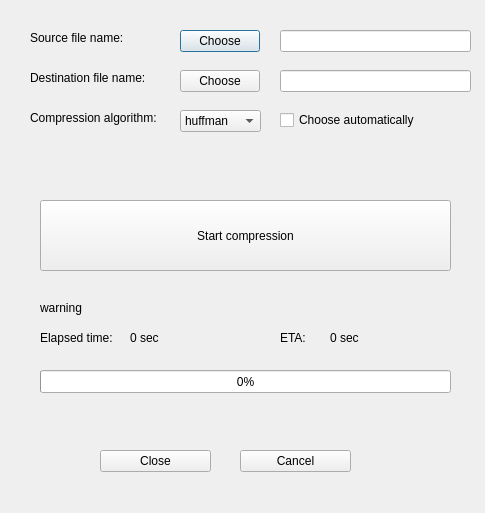
<?xml version="1.0" encoding="UTF-8"?>
<ui version="4.0">
 <class>Compress</class>
 <widget class="QDialog" name="Compress">
  <property name="geometry">
   <rect>
    <x>0</x>
    <y>0</y>
    <width>485</width>
    <height>513</height>
   </rect>
  </property>
  <property name="windowTitle">
   <string>Dialog</string>
  </property>
  <widget class="QLabel" name="label">
   <property name="geometry">
    <rect>
     <x>30</x>
     <y>30</y>
     <width>101</width>
     <height>16</height>
    </rect>
   </property>
   <property name="text">
    <string>Source file name:</string>
   </property>
  </widget>
  <widget class="QLabel" name="label_2">
   <property name="geometry">
    <rect>
     <x>30</x>
     <y>70</y>
     <width>121</width>
     <height>16</height>
    </rect>
   </property>
   <property name="text">
    <string>Destination file name:</string>
   </property>
  </widget>
  <widget class="QLabel" name="label_3">
   <property name="geometry">
    <rect>
     <x>30</x>
     <y>110</y>
     <width>141</width>
     <height>16</height>
    </rect>
   </property>
   <property name="text">
    <string>Compression algorithm:</string>
   </property>
  </widget>
  <widget class="QPushButton" name="chooseSourceButton">
   <property name="geometry">
    <rect>
     <x>180</x>
     <y>30</y>
     <width>80</width>
     <height>22</height>
    </rect>
   </property>
   <property name="text">
    <string>Choose</string>
   </property>
  </widget>
  <widget class="QPushButton" name="chooseDestinationButton">
   <property name="geometry">
    <rect>
     <x>180</x>
     <y>70</y>
     <width>80</width>
     <height>22</height>
    </rect>
   </property>
   <property name="text">
    <string>Choose</string>
   </property>
  </widget>
  <widget class="QComboBox" name="algorithmButton">
   <property name="geometry">
    <rect>
     <x>180</x>
     <y>110</y>
     <width>81</width>
     <height>22</height>
    </rect>
   </property>
   <item>
    <property name="text">
     <string>huffman</string>
    </property>
   </item>
   <item>
    <property name="text">
     <string>lz4</string>
    </property>
   </item>
   <item>
    <property name="text">
     <string>paq9a</string>
    </property>
   </item>
  </widget>
  <widget class="QLineEdit" name="sourceFileNameLine">
   <property name="geometry">
    <rect>
     <x>280</x>
     <y>30</y>
     <width>191</width>
     <height>22</height>
    </rect>
   </property>
   <property name="readOnly">
    <bool>true</bool>
   </property>
  </widget>
  <widget class="QLineEdit" name="destinationFileNameLine">
   <property name="geometry">
    <rect>
     <x>280</x>
     <y>70</y>
     <width>191</width>
     <height>22</height>
    </rect>
   </property>
   <property name="readOnly">
    <bool>true</bool>
   </property>
  </widget>
  <widget class="QCheckBox" name="autoAlgorithmCheckBox">
   <property name="geometry">
    <rect>
     <x>280</x>
     <y>110</y>
     <width>161</width>
     <height>20</height>
    </rect>
   </property>
   <property name="text">
    <string>Choose automatically</string>
   </property>
  </widget>
  <widget class="QLabel" name="label_4">
   <property name="geometry">
    <rect>
     <x>40</x>
     <y>330</y>
     <width>81</width>
     <height>16</height>
    </rect>
   </property>
   <property name="text">
    <string>Elapsed time:</string>
   </property>
  </widget>
  <widget class="QLabel" name="elapsedTimeLabel">
   <property name="geometry">
    <rect>
     <x>130</x>
     <y>330</y>
     <width>131</width>
     <height>16</height>
    </rect>
   </property>
   <property name="text">
    <string>0 sec</string>
   </property>
  </widget>
  <widget class="QLabel" name="label_5">
   <property name="geometry">
    <rect>
     <x>280</x>
     <y>330</y>
     <width>31</width>
     <height>16</height>
    </rect>
   </property>
   <property name="text">
    <string>ETA:</string>
   </property>
  </widget>
  <widget class="QLabel" name="estimatedTimeLabel">
   <property name="geometry">
    <rect>
     <x>330</x>
     <y>330</y>
     <width>61</width>
     <height>16</height>
    </rect>
   </property>
   <property name="text">
    <string>0 sec</string>
   </property>
  </widget>
  <widget class="QProgressBar" name="progressBar">
   <property name="geometry">
    <rect>
     <x>40</x>
     <y>370</y>
     <width>411</width>
     <height>23</height>
    </rect>
   </property>
   <property name="value">
    <number>0</number>
   </property>
  </widget>
  <widget class="QPushButton" name="closeButton">
   <property name="geometry">
    <rect>
     <x>100</x>
     <y>450</y>
     <width>111</width>
     <height>22</height>
    </rect>
   </property>
   <property name="text">
    <string>Close</string>
   </property>
  </widget>
  <widget class="QPushButton" name="cancelButton">
   <property name="geometry">
    <rect>
     <x>240</x>
     <y>450</y>
     <width>111</width>
     <height>22</height>
    </rect>
   </property>
   <property name="text">
    <string>Cancel</string>
   </property>
  </widget>
  <widget class="QPushButton" name="startButton">
   <property name="geometry">
    <rect>
     <x>40</x>
     <y>200</y>
     <width>411</width>
     <height>71</height>
    </rect>
   </property>
   <property name="text">
    <string>Start compression</string>
   </property>
  </widget>
  <widget class="QLabel" name="warningLabel">
   <property name="geometry">
    <rect>
     <x>40</x>
     <y>300</y>
     <width>211</width>
     <height>16</height>
    </rect>
   </property>
   <property name="text">
    <string>warning</string>
   </property>
  </widget>
 </widget>
 <resources/>
 <connections/>
</ui>
